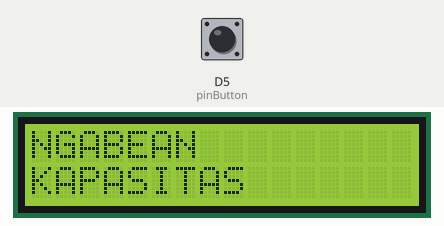
This sketch was run on a simulated ESP8266 (NodeMCU). Shown: 16×2 character LCD. Inputs (shaded band) come from the test bench; at power-on: D5 (pinButton) HIGH. WiFi joins after 1.5 s; servers stay silent unless stated; uploads are accepted with an empty reply; what the sketch prints to the serial monitor is not drawn.

Above: at 3.1 s.
At 4.0 s:
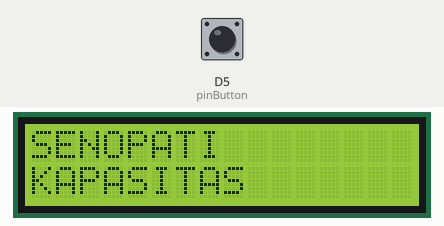
At 4.9 s:
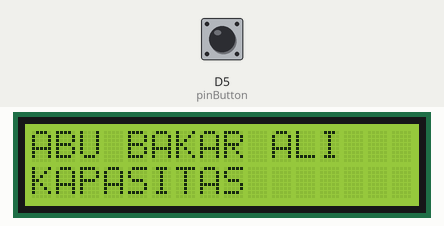

The sketch:

lcd.ino
```cpp
#include <ESP8266WiFi.h>
#include <ESP8266HTTPClient.h>
#include <LiquidCrystal_I2C.h>

#define pinButton D5

LiquidCrystal_I2C lcd(0x27, 16, 2);

int buttonState;
int counter = 0;

const char ssid[] = "Davidzsan";
const char pass[] = "87654312";
String host = "http://3.227.56.82:1337";
String api;

int cek = 1;

void setup() {
  Serial.begin(9600);
  pinMode(pinButton, INPUT_PULLUP);

  lcd.begin(16,2);
  lcd.init();
  lcd.backlight();

  lcd.setCursor(0, 0);

  WiFi.begin(ssid, pass);
  while (WiFi.status() != WL_CONNECTED) {
    delay(1000);
    Serial.println("Connecting to WiFi..");
  }
  Serial.println("Connected to the WiFi network");

}

void loop() {
  HTTPClient http;
  String capacity = "0";

  buttonState = digitalRead(pinButton);
  if(buttonState==1){
    delay(500);
    counter+=1;
    cek = 1;
  }

  if(counter==3){
    counter=0;
  }

  if(counter==0 && cek==1) {
    if (WiFi.status() == WL_CONNECTED) {
      api = host;
      api.concat("/api/v1/projectprototype/switchPrototype?newPrototype=abubakarali");
      http.begin(api);
      int httpCode = http.GET();
      if (httpCode > 0) {
        String payload = http.getString();
        Serial.println(payload);
      }

      api = host;
      api.concat("/api/v1/parkingareas/getCapacity?parking_code=ABA");
      http.begin(api);
      httpCode = http.GET();
      if (httpCode > 0) {
        capacity = http.getString();
        Serial.println(capacity);
      }

      http.end();
    }

    Serial.println("ABU BAKAR ALI");
    lcd.clear();
    lcd.print("ABU BAKAR ALI");
    lcd.setCursor(0, 1);
    lcd.print("KAPASITAS " + capacity);

    cek = 0;
  } else if(counter==1 && cek==1) {
    if (WiFi.status() == WL_CONNECTED) {
      api = host;
      api.concat("/api/v1/projectprototype/switchPrototype?newPrototype=ngabean");
      http.begin(api);

      int httpCode = http.GET();
      if (httpCode > 0) {
        String payload = http.getString();
        Serial.println(payload);
      }

      api = host;
      api.concat("/api/v1/parkingareas/getCapacity?parking_code=NGB");
      http.begin(api);
      httpCode = http.GET();
      if (httpCode > 0) {
        capacity = http.getString();
        Serial.println(capacity);
      }

      http.end();
    }

    Serial.println("NGABEAN");
    lcd.clear();
    lcd.print("NGABEAN");
    lcd.setCursor(0, 1);
    lcd.print("KAPASITAS " + capacity);

    cek = 0;
  } else if(counter==2 && cek==1) {
    if (WiFi.status() == WL_CONNECTED) {
      api = host;
      api.concat("/api/v1/projectprototype/switchPrototype?newPrototype=senopati");
      http.begin(api);
      int httpCode = http.GET();
      if (httpCode > 0) {
        String payload = http.getString();
        Serial.println(payload);
      }
      api = host;
      api.concat("/api/v1/parkingareas/getCapacity?parking_code=SEN");
      http.begin(api);
      httpCode = http.GET();
      if (httpCode > 0) {
        capacity = http.getString();
        Serial.println(capacity);
      }

      Serial.println("SENOPATI");
      lcd.clear();
      lcd.print("SENOPATI");
      lcd.setCursor(0, 1);
      lcd.print("KAPASITAS " + capacity);

      http.end();
    }

    cek = 0;
  }
}
```

Measured:
- by itself, everything shown: repeats every 2.8 s, in 3 steps
- what the display in image 0 shows lasts 1.0 s, from 3.0 s to 4.0 s
